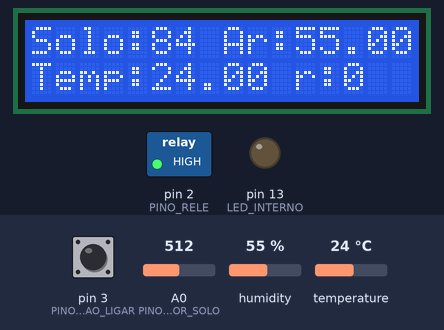
The sketch below on a simulated Arduino Uno, built with avr-gcc and run on an emulated ATmega328P. On the bench: 16×2 character LCD, switched loads named in the sketch (green lamp = pin HIGH), output pins drawn as LEDs (lit = HIGH). The test bench sets the inputs (shaded band); at power-on: humidity 55 %, pin 3 (PINO_BOTAO_LIGAR) LOW, A0 (PINO_SENSOR_SOLO) = 512, temperature 24 °C.

Above: at 1.2 s.
1.3 s: humidity set to 22 %
15.3 s: pin 3 (PINO_BOTAO_LIGAR) pulled HIGH for 3 s
At 19.8 s:
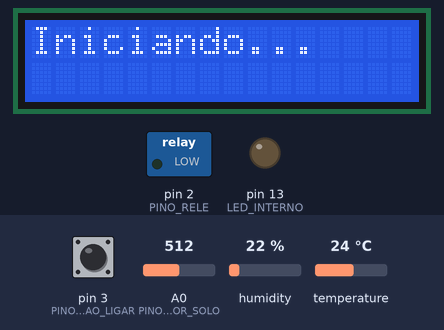
26.9 s: A0 (PINO_SENSOR_SOLO) set to 580
At 36.5 s:
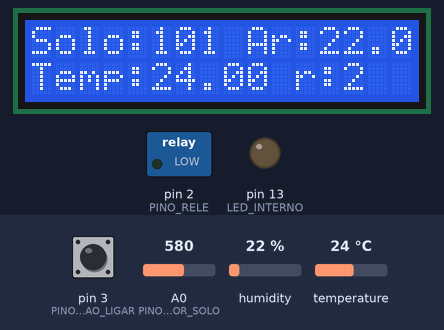
39.3 s: temperature set to 12 °C
At 43.2 s:
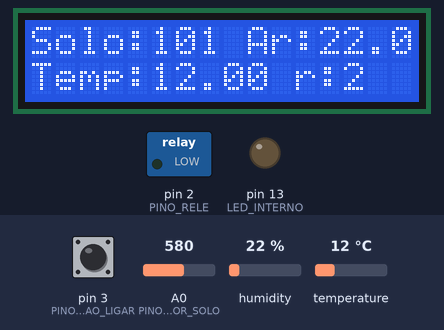
50.9 s: A0 (PINO_SENSOR_SOLO) set to 560
At 57.7 s:
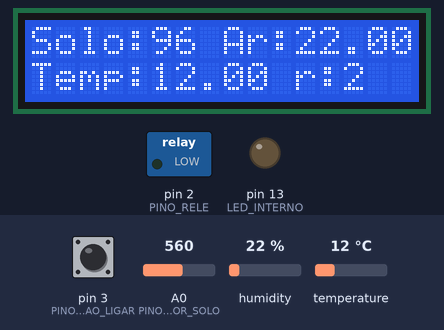
62.5 s: humidity set to 40 %
At 64.3 s:
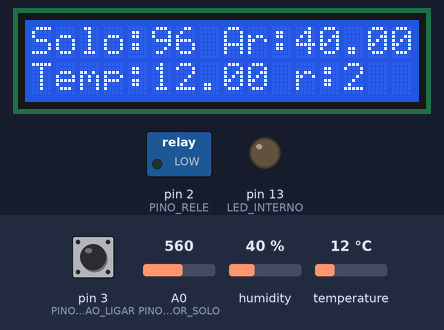
Timing chart, 0 to 65.8 s (numbered marks = the images above; inputs shaded):
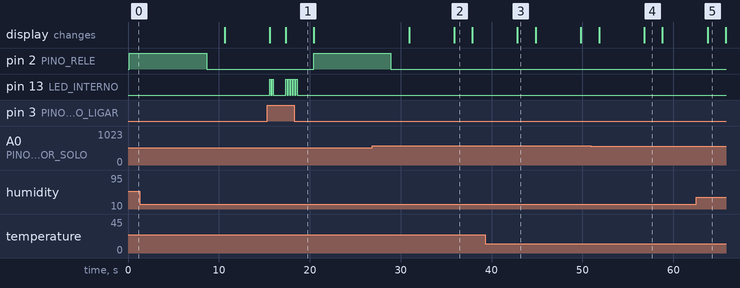

Measured:
- after the input at 15.3 s, pin 2 (PINO_RELE): LOW → HIGH after 5.1 s; pin 13 (LED_INTERNO): goes HIGH 0.14 s, LOW 0.14 s, HIGH 0.14 s, LOW 1.4 s, 4 × (HIGH 0.14 s, LOW 0.14 s), HIGH 0.14 s, then LOW, starting after 0.28 s; the display: first changes after 0.28 s (image 1 shows a later state)
- what the display in image 2 shows lasts 2.0 s, from 35.9 s to 37.9 s

The sketch:

irrigador_completo.ino
```cpp
#include <Wire.h>
#include <DHT.h>
#include <LiquidCrystal_I2C.h>
#include <Adafruit_Sensor.h>
//Declaracao do pino conectado ao sensor
const int PINO_SENSOR_SOLO = A0;


//Declaracao do pino conectado ao rele
const int PINO_RELE = 2;

//Declaracao do pino do sensor de temperatura e umidade DHT22
#define DHTTYPE DHT22
const int PINO_SENSOR_TEMPERATURA = 5;

DHT dht(PINO_SENSOR_TEMPERATURA, DHTTYPE);

//#### LCD #####
#define col 16            // Serve para definir o numero de colunas do display utilizado
#define row 2             // Serve para definir o numero de linhas do display utilizado
#define lcd_address 0x27  // Serve para definir o endereço do display.

LiquidCrystal_I2C lcd(lcd_address, col, row);

//################

//#### BOTAO ####
//Pino botão ligar

const int PINO_BOTAO_LIGAR = 3;

int valor_botao_ligar = 0;
int ligado = 1;

//################

//#### LED INTERNO ARDUINO ####

const int LED_INTERNO = 13;

//#################

//Declaracao da variavel que armazena as leituras do sensor
int leitura_sensor_solo = 15;

int leitura_sensor_temperatura = 27;

//Declaracao da variavel auxiliar para o "delay" de 10 segundos
bool pausa = false;

long soma_pausa = 0;

//numero de vezes que foi regado

int num_regas = 0;

//Declaracao das variaveis que armazenam os valores de calibracao
const int VALOR_MAXIMO = 570;  //Valor com solo seco
const int VALOR_MINIMO = 190;  //Valor com solo umido
//Altere o valor das variaveis acima de acordo com as medias obtidas atraves do codigo do projeto anterior

//Declaracao das variaveis que armazenam a concentracao maxima e minima desejada
const int
UMIDADE_SOLO_MINIMA = 64;
//Altere as variaveis acima com os valores ideais para a sua planta

void setup() {

  lcd.init();  // Serve para iniciar a comunicação com o display já conectado
  lcd.setBacklight(HIGH);

  dht.begin();

  //Define o pino conectado ao sensor como uma entrada do sistema
  pinMode(PINO_SENSOR_SOLO, INPUT);

  //Define o pino conectado ao sensor como uma entrada do sistema
  pinMode(PINO_SENSOR_TEMPERATURA, INPUT);

  //Pino botao ligar como INPUT no sistema
  pinMode(PINO_BOTAO_LIGAR, INPUT);

  //Led interno do arduino
  pinMode(LED_INTERNO, OUTPUT);

  //Define o pino conectado ao rele como uma saida do sistema
  pinMode(PINO_RELE, OUTPUT);

  //Inicia o pino conectado ao rele com nivel logico baixo
  digitalWrite(PINO_RELE, LOW);

  printarMensagemLCD("Pressione botao", "para iniciar");
}

void piscarLedInterno(int iterations, int delayValue) {
  for (int i = 0; i < iterations; i++) {
    digitalWrite(LED_INTERNO, HIGH);  // Turn the LED on
    delay(delayValue);                // Wait for 250ms
    digitalWrite(LED_INTERNO, LOW);   // Turn the LED off
    delay(delayValue);                // Wait for 250ms
  }
}

void verificarBotaoLigar() {
  valor_botao_ligar = digitalRead(PINO_BOTAO_LIGAR);
  if (valor_botao_ligar == HIGH) {
    //    piscarLedInterno(1, 1200);
    if (ligado == 1) {
      printarMensagemLCD("Desligando...", "");
      ligado = 0;
      pausa = false;
      soma_pausa=0;
      digitalWrite(PINO_RELE, LOW);
      piscarLedInterno(2, 140);
      delay(1200);
      lcd.clear();
      lcd.setBacklight(LOW);

    } else {
      lcd.setBacklight(HIGH);
      printarMensagemLCD("Iniciando...", "");
      piscarLedInterno(5, 140);
      delay(1600);
      ligado = 1;
    }
  }
}

void exibirDadosLCD(int valorUmidadeSolo, float valorUmidadeAr, float valorTemperatura, int num_regas) {
  lcd.clear();
  String line1 = String("Solo:" + String(valorUmidadeSolo, DEC) + " Ar:" + String(valorUmidadeAr, DEC));
  String line2 = String("Temp:" + String(valorTemperatura, DEC));

  lcd.setCursor(0, 0);   // Coloca o cursor do display na coluna 1 e linha 1
  lcd.print(line1);      // Comando de saída com a mensagem que deve aparecer na coluna 2 e linha 1.
  lcd.setCursor(0, 1);   //Coloca o cursor do display na coluna 1 e linha 2
  lcd.print(line2);      // Comando de saida com a mensagem que deve aparecer na coluna 2 e linha 2
  lcd.setCursor(10, 1);  //Coloca o cursor do display na coluna 1 e linha 2
  lcd.print(" r:"+String(num_regas,DEC)+"   ");  // Comando de saida com a mensagem que deve aparecer na coluna 2 e linha 2
}

void printarMensagemLCD(String linha1, String linha2) {
  lcd.clear();
  lcd.setCursor(0, 0);  // Coloca o cursor do display na coluna 1 e linha 1
  lcd.print(linha1);    // Comando de saída com a mensagem que deve aparecer na coluna 2 e linha 1.
  lcd.setCursor(0, 1);  //Coloca o cursor do display na coluna 1 e linha 2
  lcd.print(linha2);    // Comando de saida com a mensagem que deve aparecer na coluna 2 e linha 2
}


void exibirValorUmidadeDEBUG(int valorSensor) {
  int dezena = valorSensor / 10;
  int unidade = valorSensor % 10;
  piscarLedInterno(1, 3000);
  piscarLedInterno(dezena, 230);
  delay(2000);
  piscarLedInterno(unidade, 230);
}

float obterTemperatura() {
  float leitura = dht.readTemperature();
  long val = (long)(leitura * 10L);  // val = 1234
  leitura = (float)val / 10.0;       // x = 1234 / 10.0 = 123.4
  return leitura;
}

float obterUmidade() {
  float leitura = dht.readHumidity();
  long val = (long)(leitura * 10L);  // val = 1234
  leitura = (float)val / 10.0;       // x = 1234 / 10.0 = 123.4
  return leitura;
}

void debugPausa(){
    delay(2000);

    String line1 = String("p:" + String(pausa) + " vp" + String(soma_pausa, DEC));
    lcd.clear();
    lcd.setCursor(0, 0);   // Coloca o cursor do display na coluna 1 e linha 1
    lcd.print(line1);      // Comando de saída com a mensagem que deve aparecer na coluna 2 e linha 1.
    delay(2000);

}

void loop() {

  verificarBotaoLigar();
  if (ligado == 1) {
    //Realiza a leitura do sensor, a mapeia entre 0 e 100 % e exibe o valor no LCD
    leitura_sensor_solo = analogRead(PINO_SENSOR_SOLO);

    leitura_sensor_solo = map(leitura_sensor_solo, VALOR_MINIMO, VALOR_MAXIMO, 1, 99);

    // Reading temperature or humidity takes about 250 milliseconds!
    // Sensor readings may also be up to 2 seconds 'old' (its a very slow sensor)
    float leitura_umidade_ar = obterUmidade();
    // Read temperature as Celsius (the default)
    float leitura_temperatura = obterTemperatura();


    exibirDadosLCD(leitura_sensor_solo, leitura_umidade_ar, leitura_temperatura, num_regas);

    if (pausa == false) {
      //Verifica se a leitura esta abaixo da concetracao minima desejada
      if (leitura_sensor_solo > UMIDADE_SOLO_MINIMA || leitura_umidade_ar < 68.0) {  //Se sim
      num_regas+=1;
        digitalWrite(PINO_RELE, HIGH);
        delay(8500);
        digitalWrite(PINO_RELE, LOW);
        pausa = true;  //Configura a variavel "pausa" como falsa
      }
    }

    debugPausa();
    //Verifica se a variavel "pausa" e verdadeira
    if (pausa == true) {  //Se sim
      if (soma_pausa > 600000) {
        pausa = false;
        soma_pausa=0;
      } else {
        delay(1500);
        soma_pausa += 1500;
      }
    }
    delay(1400);
  }

}
```
